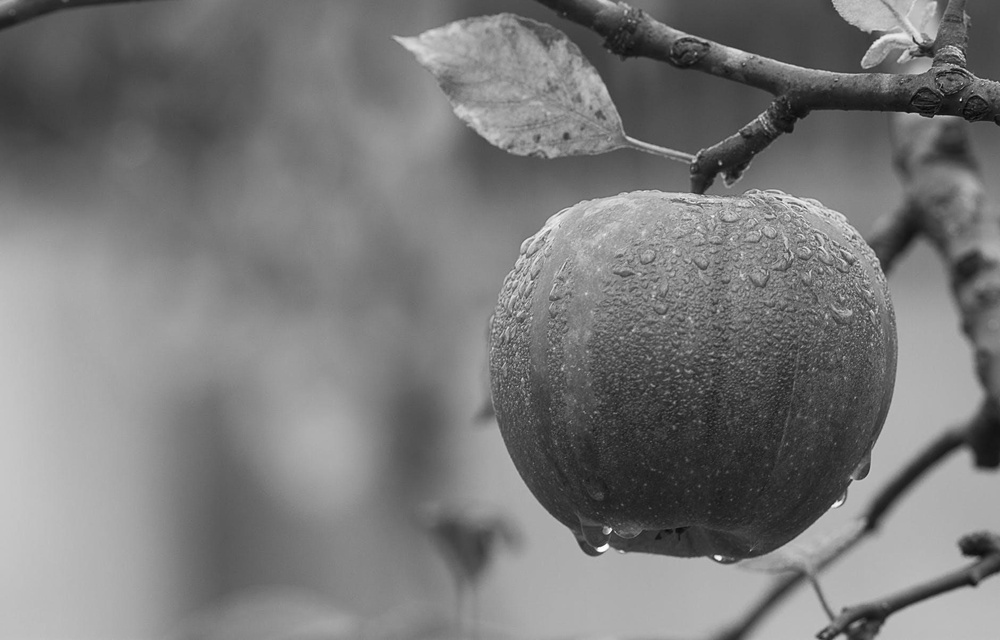
%> input picture Image Processing With Matlab/0007-The-Fourier-Transform/_image/apple.jpeg, 1000 x 640 px, shrunk from 1880 x 1204 before the run
$ octave exm_006_gaussian_filtering_high_pass.m   (GNU Octave 9; MATLAB toolbox functions it lacks are replaced by stand-ins)
%> lines starting %> are read from the running program, lines starting %| are printed output that depends on the picture
%%  Obtain an image and its DFT
im = imread('_image/apple.jpeg');
%> im is the input picture: size 640x1000 uint8; min 1, max 255, mean 121.2
dft = fftshift(fft2(im));
dft_show = mat2gray(log(1 + abs(dft)));
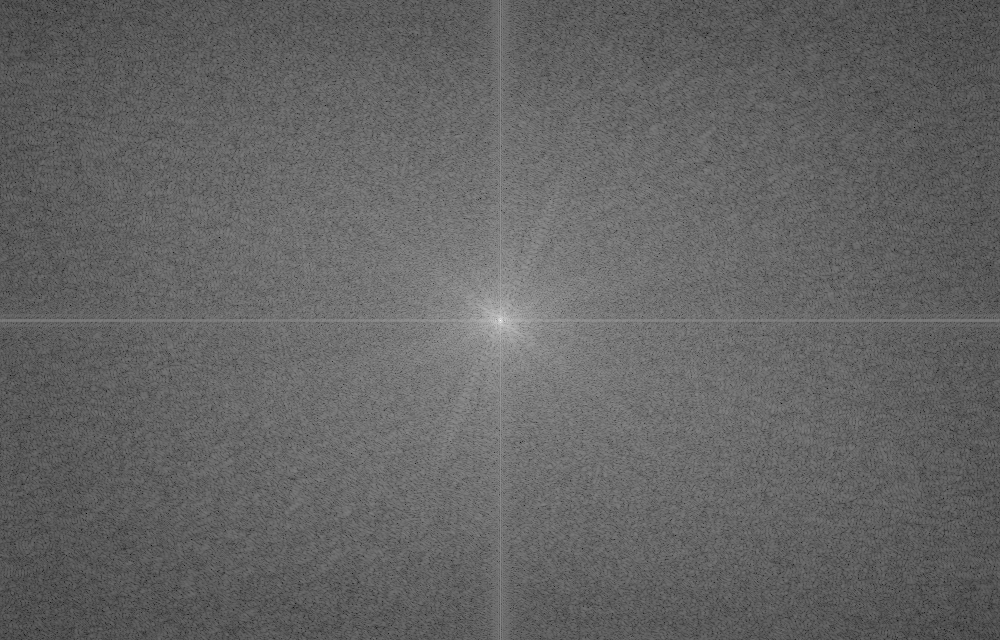
%> dft_show: size 640x1000 double; min 0, max 1, mean 0.394

figure,
subplot(1, 2, 1), imshow(im);
subplot(1, 2, 2), imshow(dft_show), ...
    title('DFT of the image');


%% Apply Gaussian High Pass Filter
sigma = 70;
gh = 1 - mat2gray(fspecial('gaussian', size(im), sigma));

dft_gh = dft.*gh;
dft_inv = ifft2(dft_gh);

figure,
subplot(1, 3, 1), imshow(mat2gray(log(1 + abs(dft)))), ...
    title('DFT of the image');
subplot(1, 3, 2), imshow(mat2gray(log(1 + abs(dft_gh)))), ...
%> after `imshow(mat2gray(log(1 + abs(dft_gh))))`:
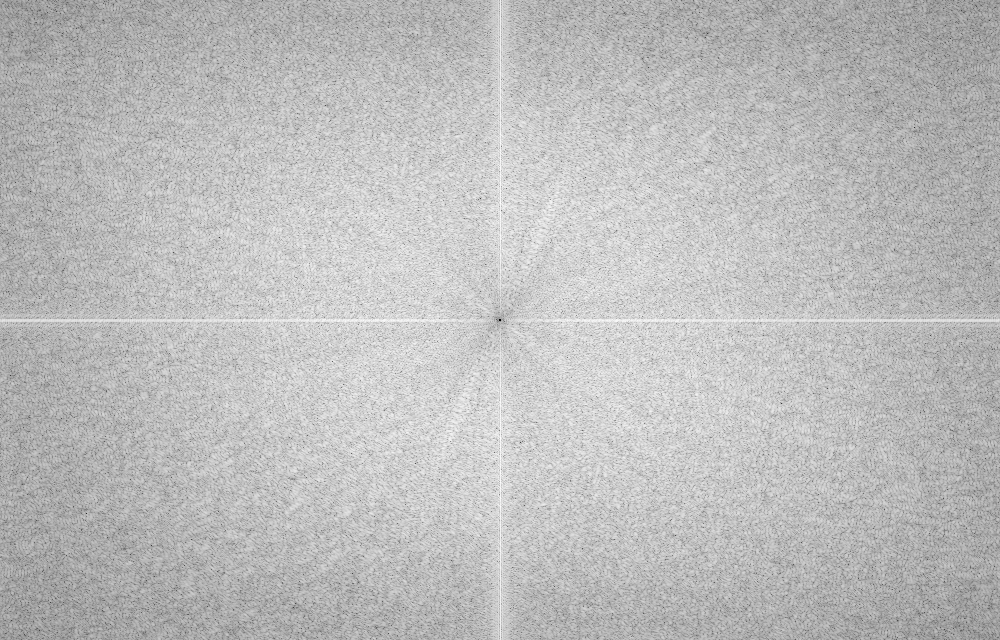
%> displayed picture: size 640x1000, on the screen's scale of 0 to 255; min 0, max 255, mean 188.4
    title('Gaussian High Pass Filter on DFT');
subplot(1, 3, 3), imshow(mat2gray(abs(dft_inv))), ...
%> after `imshow(mat2gray(abs(dft_inv)))`:
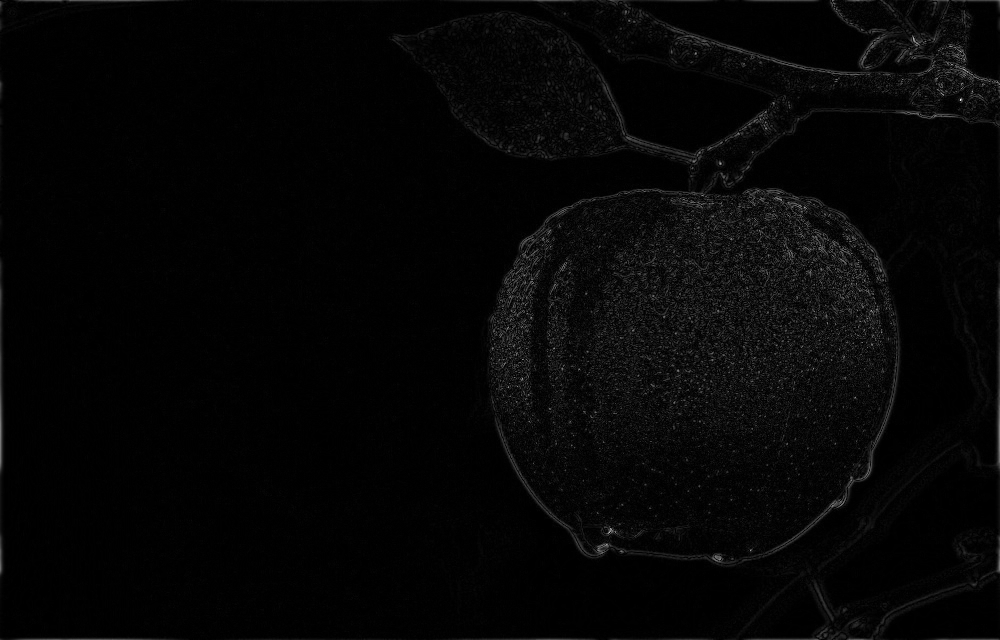
%> displayed picture: size 640x1000, on the screen's scale of 0 to 255; min 0, max 255, mean 5.6
    title('After inversion');
